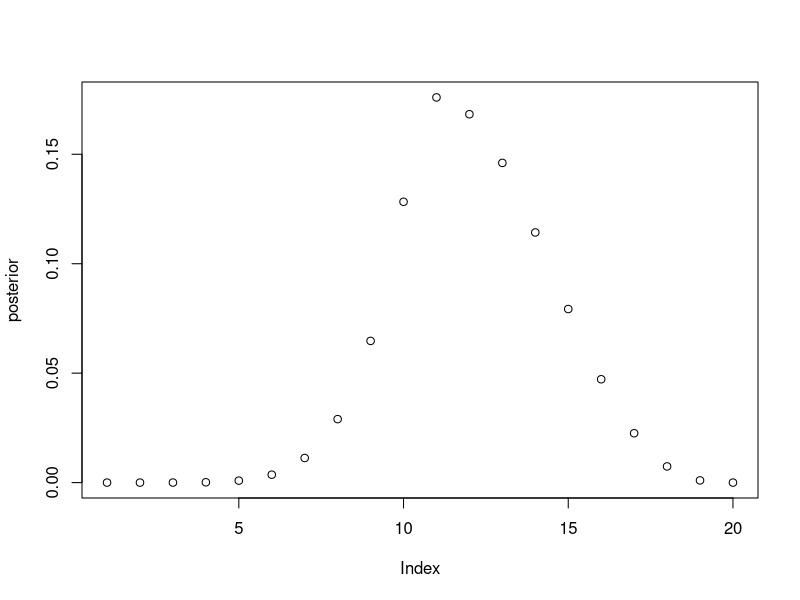
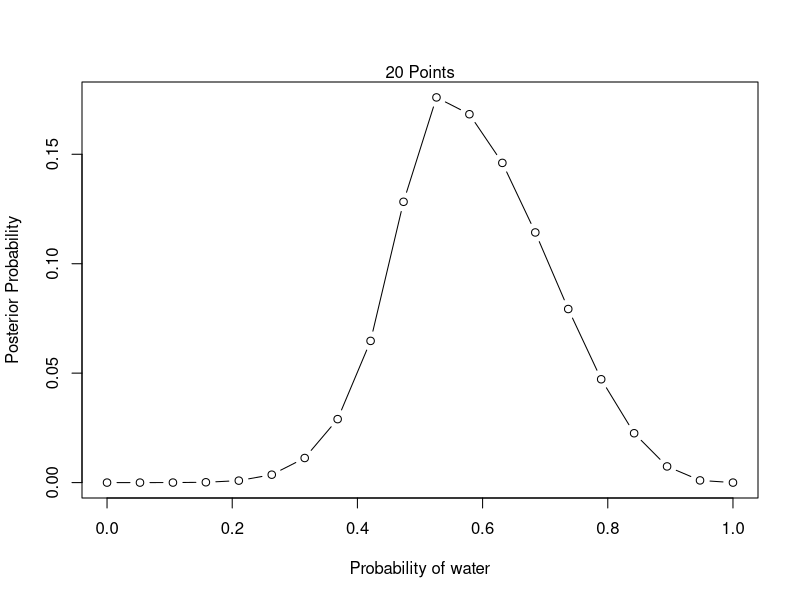

These figures' R source, in order:
#Globe tossing ex 


#step 1: 
#Define the grid. This means you decide how many points to use in estimating the posterior, and then you make 
# a list of the parameter values on the grid 
p_grid <- seq(from = 0, to = 1, length.out=20)

#Step 2: 
#Compute the value of the prior at each parameter value on the grid 
#this is a uniform prior, all 20 values are expected to be 1 (water)
#prior <- rep(1,20)

#this is another prior
#prior <- ifelse(p_grid < 0.5, 0, 1 )

#and another
prior<- exp( -5*abs(p_grid -0.5))

#Step 3: 
#Compute the likelihood at each parameter value
likelihood <- dbinom(6, size=9, prob=p_grid)

#Step 4:
#Compute the unstandardized posterior at each parameter value, by multiplying the prior to the likelihood
unstandardized.posterior <- likelihood * prior 

#Step 5: 
#Standardize the posterior by dividing each value by the sum of all values 
posterior <- unstandardized.posterior / sum(unstandardized.posterior)
plot(posterior)

#Display the posterior probability distribution: 
plot(p_grid, posterior, type='b',
     xlab="Probability of water", ylab="Posterior Probability"
     )
mtext("20 Points")
